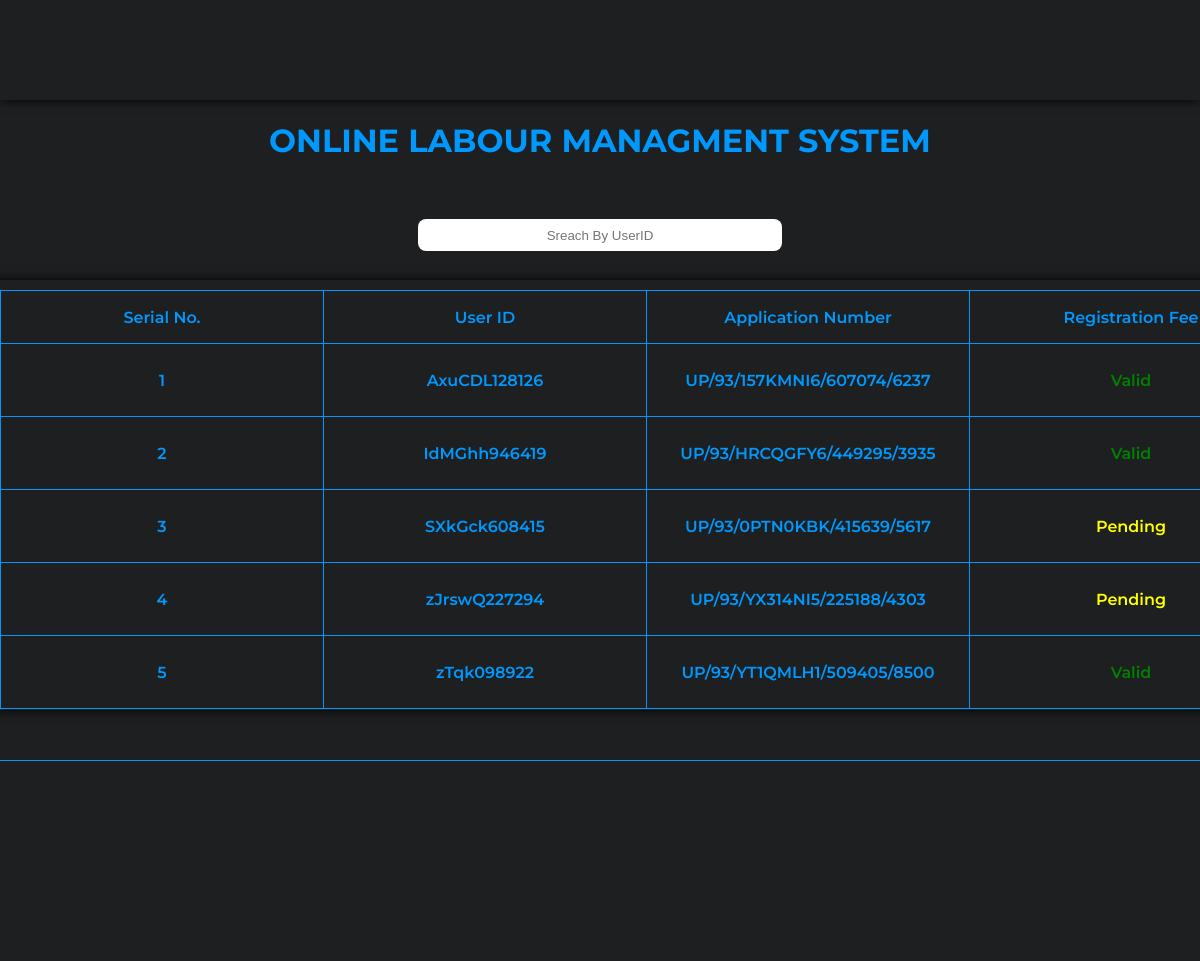
/new_applicant_approval_page.php (signed in), run on the app's committed database.
### tables this page shows
CREATE TABLE `verification_table` (
  `registrationnumber` varchar(255) DEFAULT NULL,
  `userid` varchar(255) NOT NULL,
  `userimage` varchar(255) DEFAULT NULL,
  `applicationnumber` varchar(255) DEFAULT NULL,
  `registrationfee` varchar(100) DEFAULT NULL,
  `applicationstatus` varchar(100) NOT NULL,
  `applicationdate` date DEFAULT NULL,
  `aadhaarnumber` varchar(255) DEFAULT NULL,
  `ID_proof_name` varchar(255) DEFAULT NULL,
  `ID_proof` varchar(255) DEFAULT NULL,
  `licence_number` varchar(255) DEFAULT NULL,
  `licenceissueddate` date DEFAULT NULL,
  `licencevalidupto` date DEFAULT NULL,
  `stamppingplace` varchar(50) DEFAULT NULL,
  `works_under` varchar(50) NOT NULL,
  `name_organization` varchar(255) NOT NULL
);

### new_applicant_approval_page.php (the view, shortened to what this page needs)
<!DOCTYPE html>
<html lang="en">
<head>
    <link rel="stylesheet" href="./STYLEC/co.css">
    <link rel="stylesheet" href="./STYLEC/newarival.css">
</head>
<body>
    <header>
        <div class="menu_tray" id="menu_tray">
            <div class="menu_tray_inner1">
                <button style="margin-left:30px;" class="menu_tray_btn">
                    <i class="fa fa-home" onclick="window.location.replace('admin_page.php')"></i>
                </button>
                <button class="menu_tray_btn">
                    <i class="fa fa-power-off" id="logout"></i>
                </button>
            </div>
        </div>
    </header>
    <main>
        <center><h1>ONLINE LABOUR MANAGMENT SYSTEM</h1></center>
        <div class="list">
            <div class="sreach_base">
                <input placeholder="Sreach By UserID" type="text" name="sreach" id="myinput">
            </div>
            <div class="alluserlist_basediv">
                <table id="myTable">
                    <thread>
                        <thead>
                            <th><div class="heading">Serial No.</div></th>
                            <th><div class="heading">User ID</div></th>
                            <th><div class="heading">Application Number</div></th>
                            <th><div class="heading">Registration Fee</div></th>
                        </thead>
                            <?php
                            include 'DataBase_Connection.php';
                                $sql = "SELECT * FROM verification_table";
                                $query = mysqli_query($con,$sql);
                                $num = mysqli_num_rows($query);
                                $sn = 0;
                                if($num>0){
                                while($res = mysqli_fetch_array($query))
                                {
                                    $sn++;
                            ?>
                        <tbody>
                                <tr>
                                    <td>
                                        <div class="table_content">
                                            <?php echo $sn; ?>
                                        </div>
                                    </td>
                                    <td>
                                        <div class="table_content">
                                            <?php echo $res['userid']; ?>
                                        </div>
                                    </td>
                                    <td>
                                        <div class="table_content">
                                            <?php echo $res['applicationnumber']; ?>
                                        </div>
                                    </td>
                                    <td>
                                        <div class="table_content">
                                            <?php
                                                $b=$res['licencevalidupto'];
                                                $s = date("Y-m-d");
                                                if($b!=NULL)
                                                {
                                                    if(strcmp($b,$s)){
                                                        echo '<span style="color:green">Valid</span>';
                                                    }else{
                                                        echo '<span style="color:red">Expierd</span>';
                                                    }
                                                }else{
                                                    echo '<span style="color:yellow">Pending</span>';
                                                }
                                            ?>
                                        </div>
                                    </td>
                                </tr>
                            </tbody>
                            <?php
                                }
                            }
                            ?>
                    </thread>
                </table>
            </div>
        </div>
    </main>
    <footer></footer>
</body>
</html>

### STYLEC/co.css (style rules this page uses)
:root { --bgcolor: #1e1f20; --color6: #0098fd; }
body { padding: 0; margin: 0; box-sizing: border-box; background-color: var(--bgcolor); font-family: 'Montserrat', sans-serif; transition: all 0.5s; color: var(--color6); }

### STYLEC/newarival.css (style rules this page uses)
:root { --bgcolor: #1e1f20; --color1: #a6a8a6; --color2: #666766; --color4: white; --color5: #1363DF; --color6: #0098fd; --color7: #71c6ff; }
header { height: 100px; width: 100%; box-shadow: 0px 0px 10px 0px black; z-index: 1; }
.menu_tray { height: 100%; width: 100%; display: flex; justify-content: center; align-items: center; }
.menu_tray_inner1 { height: auto; width: 100%; display: flex; justify-content: flex-end; align-items: center; }
.menu_tray_btn { height: 50px; width: 50px; margin-right: 40px; background: none; outline: none; border: none; }
.menu_tray_btn i { font-size: 16pt; color: var(--color4) }
.list { margin-top: 50px; height: 500px; width: 100%; display: flex; justify-content: center; flex-direction: column; align-items: center; }
.sreach_base { height: 30px; width: 400px; padding: 10px; display: flex; justify-content: space-evenly; align-items: center; }
#myinput { height: 30px; width: 90%; outline: none; border: none; border-radius: 0.5rem; text-align: center; }
.alluserlist_basediv { margin-top: 20px; height: 500px; width: 1200px; padding: 10px; overflow-x: scroll; box-shadow: 0px 0px 10px 0px black; }
table { height: auto; width: 100%; border: 1px solid #1e1f20; padding: 5px; }
table, td, th { border-collapse: collapse; border: 1px solid #0098fd; }
.heading { width: 100%; height: 50px; display: flex; justify-content: center; align-items: center; font-weight: 600; }
.table_content { font-weight: 600; height: 50px; width: 300px; display: flex; justify-content: center; align-items: center; padding: 10px; }
footer { margin-top: 50px; border-top: 1px solid #0098fd; height: 200px; width: 100%; }

### data on the page
verification_table: userid "AxuCDL128126", applicationnumber "UP/93/157KMNI6/607074/6237", licencevalidupto "Valid"
verification_table: userid "IdMGhh946419", applicationnumber "UP/93/HRCQGFY6/449295/3935", licencevalidupto "Valid"
verification_table: userid "SXkGck608415", applicationnumber "UP/93/0PTN0KBK/415639/5617", shows "Pending"
verification_table: userid "zJrswQ227294", applicationnumber "UP/93/YX314NI5/225188/4303", shows "Pending"
verification_table: userid "zTqk098922", applicationnumber "UP/93/YT1QMLH1/509405/8500", licencevalidupto "Valid"
